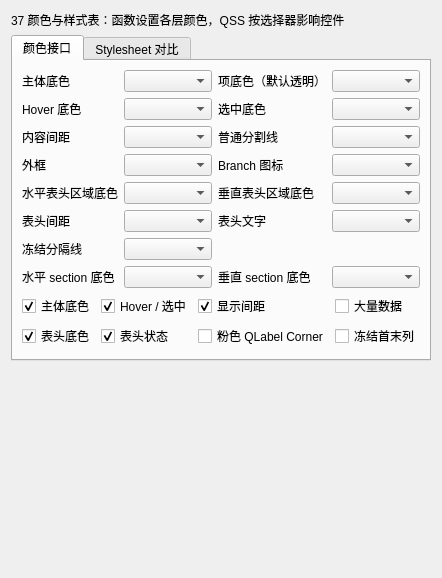
<?xml version='1.0' encoding='utf-8'?>
<ui version="4.0">
 <class>TreetableColors</class>
 <widget class="QWidget" name="TreetableColors">
  <layout class="QVBoxLayout" name="pageLayout">
   <item>
    <widget class="QLabel" name="titleLabel">
     <property name="text">
      <string>37 颜色与样式表：函数设置各层颜色，QSS 按选择器影响控件</string>
     </property>
     <property name="wordWrap">
      <bool>true</bool>
     </property>
    </widget>
   </item>
   <item>
    <widget class="QTabWidget" name="tabs">
     <widget class="QWidget" name="colorsTab">
      <attribute name="title">
       <string>颜色接口</string>
      </attribute>
      <layout class="QVBoxLayout" name="optionsLayout">
       <item>
        <layout class="QGridLayout" name="colorsLayout">
         <item row="0" column="0">
          <widget class="QLabel" name="bodyColorLabel">
           <property name="text">
            <string>主体底色</string>
           </property>
          </widget>
         </item>
         <item row="0" column="1">
          <widget class="QComboBox" name="bodyColor" />
         </item>
         <item row="0" column="2">
          <widget class="QLabel" name="itemColorLabel">
           <property name="text">
            <string>项底色（默认透明）</string>
           </property>
          </widget>
         </item>
         <item row="0" column="3">
          <widget class="QComboBox" name="itemColor" />
         </item>
         <item row="1" column="0">
          <widget class="QLabel" name="hoverColorLabel">
           <property name="text">
            <string>Hover 底色</string>
           </property>
          </widget>
         </item>
         <item row="1" column="1">
          <widget class="QComboBox" name="hoverColor" />
         </item>
         <item row="1" column="2">
          <widget class="QLabel" name="selectedColorLabel">
           <property name="text">
            <string>选中底色</string>
           </property>
          </widget>
         </item>
         <item row="1" column="3">
          <widget class="QComboBox" name="selectedColor" />
         </item>
         <item row="2" column="0">
          <widget class="QLabel" name="gapColorLabel">
           <property name="text">
            <string>内容间距</string>
           </property>
          </widget>
         </item>
         <item row="2" column="1">
          <widget class="QComboBox" name="gapColor" />
         </item>
         <item row="2" column="2">
          <widget class="QLabel" name="lineColorLabel">
           <property name="text">
            <string>普通分割线</string>
           </property>
          </widget>
         </item>
         <item row="2" column="3">
          <widget class="QComboBox" name="lineColor" />
         </item>
         <item row="3" column="0">
          <widget class="QLabel" name="frameColorLabel">
           <property name="text">
            <string>外框</string>
           </property>
          </widget>
         </item>
         <item row="3" column="1">
          <widget class="QComboBox" name="frameColor" />
         </item>
         <item row="3" column="2">
          <widget class="QLabel" name="branchColorLabel">
           <property name="text">
            <string>Branch 图标</string>
           </property>
          </widget>
         </item>
         <item row="3" column="3">
          <widget class="QComboBox" name="branchColor" />
         </item>
         <item row="4" column="0">
          <widget class="QLabel" name="horizontalColorLabel">
           <property name="text">
            <string>水平表头区域底色</string>
           </property>
          </widget>
         </item>
         <item row="4" column="1">
          <widget class="QComboBox" name="horizontalColor" />
         </item>
         <item row="4" column="2">
          <widget class="QLabel" name="verticalColorLabel">
           <property name="text">
            <string>垂直表头区域底色</string>
           </property>
          </widget>
         </item>
         <item row="4" column="3">
          <widget class="QComboBox" name="verticalColor" />
         </item>
         <item row="5" column="0">
          <widget class="QLabel" name="headerGapColorLabel">
           <property name="text">
            <string>表头间距</string>
           </property>
          </widget>
         </item>
         <item row="5" column="1">
          <widget class="QComboBox" name="headerGapColor" />
         </item>
         <item row="5" column="2">
          <widget class="QLabel" name="headerTextColorLabel">
           <property name="text">
            <string>表头文字</string>
           </property>
          </widget>
         </item>
         <item row="5" column="3">
          <widget class="QComboBox" name="headerTextColor" />
         </item>
         <item row="6" column="0">
          <widget class="QLabel" name="dividerColorLabel">
           <property name="text">
            <string>冻结分隔线</string>
           </property>
          </widget>
         </item>
         <item row="6" column="1">
          <widget class="QComboBox" name="dividerColor" />
         </item>
         <item row="7" column="0">
          <widget class="QLabel" name="horizontalSectionColorLabel">
           <property name="text">
            <string>水平 section 底色</string>
           </property>
          </widget>
         </item>
         <item row="7" column="1">
          <widget class="QComboBox" name="horizontalSectionColor" />
         </item>
         <item row="7" column="2">
          <widget class="QLabel" name="verticalSectionColorLabel">
           <property name="text">
            <string>垂直 section 底色</string>
           </property>
          </widget>
         </item>
         <item row="7" column="3">
          <widget class="QComboBox" name="verticalSectionColor" />
         </item>
        </layout>
       </item>
       <item>
        <layout class="QGridLayout" name="switchesLayout">
         <item row="0" column="0">
          <widget class="QCheckBox" name="bodyVisible">
           <property name="text">
            <string>主体底色</string>
           </property>
           <property name="checked">
            <bool>true</bool>
           </property>
          </widget>
         </item>
         <item row="0" column="1">
          <widget class="QCheckBox" name="statesVisible">
           <property name="text">
            <string>Hover / 选中</string>
           </property>
           <property name="checked">
            <bool>true</bool>
           </property>
          </widget>
         </item>
         <item row="0" column="2">
          <widget class="QCheckBox" name="gaps">
           <property name="text">
            <string>显示间距</string>
           </property>
           <property name="checked">
            <bool>true</bool>
           </property>
          </widget>
         </item>
         <item row="0" column="3">
          <widget class="QCheckBox" name="manyRows">
           <property name="text">
            <string>大量数据</string>
           </property>
           <property name="checked">
            <bool>false</bool>
           </property>
          </widget>
         </item>
         <item row="1" column="0">
          <widget class="QCheckBox" name="headersVisible">
           <property name="text">
            <string>表头底色</string>
           </property>
           <property name="checked">
            <bool>true</bool>
           </property>
          </widget>
         </item>
         <item row="1" column="1">
          <widget class="QCheckBox" name="headerStates">
           <property name="text">
            <string>表头状态</string>
           </property>
           <property name="checked">
            <bool>true</bool>
           </property>
          </widget>
         </item>
         <item row="1" column="2">
          <widget class="QCheckBox" name="customCorner">
           <property name="text">
            <string>粉色 QLabel Corner</string>
           </property>
           <property name="checked">
            <bool>false</bool>
           </property>
          </widget>
         </item>
         <item row="1" column="3">
          <widget class="QCheckBox" name="frozen">
           <property name="text">
            <string>冻结首末列</string>
           </property>
           <property name="checked">
            <bool>false</bool>
           </property>
          </widget>
         </item>
        </layout>
       </item>
      </layout>
     </widget>
     <widget class="QWidget" name="qssTab">
      <attribute name="title">
       <string>Stylesheet 对比</string>
      </attribute>
      <layout class="QVBoxLayout" name="qssLayout">
       <item>
        <widget class="QComboBox" name="preset">
         <item>
          <property name="text">
           <string>无样式表</string>
          </property>
         </item>
         <item>
          <property name="text">
           <string>仅 View：绿色背景</string>
          </property>
         </item>
         <item>
          <property name="text">
           <string>仅 View：渐变背景</string>
          </property>
         </item>
         <item>
          <property name="text">
           <string>仅 Viewport：粉色背景</string>
          </property>
         </item>
         <item>
          <property name="text">
           <string>仅业务 QLabel：橙色背景</string>
          </property>
         </item>
         <item>
          <property name="text">
           <string>宽泛 QWidget：所有子控件蓝色背景</string>
          </property>
         </item>
         <item>
          <property name="text">
           <string>滚动条：紫色背景</string>
          </property>
         </item>
         <item>
          <property name="text">
           <string>QHeaderView::section：不匹配本框架表头</string>
          </property>
         </item>
         <item>
          <property name="text">
           <string>整条表头：浅绿背景</string>
          </property>
         </item>
         <item>
          <property name="text">
           <string>默认名称：表头 section 文字</string>
          </property>
         </item>
         <item>
          <property name="text">
           <string>默认名称：section 与 corner 背景</string>
          </property>
         </item>
         <item>
          <property name="text">
           <string>整条表头：渐变背景</string>
          </property>
         </item>
         <item>
          <property name="text">
           <string>整条表头：透明背景</string>
          </property>
         </item>
         <item>
          <property name="text">
           <string>View 与 Viewport：半透明叠加</string>
          </property>
         </item>
         <item>
          <property name="text">
           <string>View 与 Viewport：内容渐变</string>
          </property>
         </item>
        </widget>
       </item>
       <item>
        <widget class="QPlainTextEdit" name="qssEditor">
         <property name="maximumHeight">
          <number>125</number>
         </property>
         <property name="placeholderText">
          <string>编辑 QSS 后点击应用；仅设置到下方示例 View。</string>
         </property>
        </widget>
       </item>
       <item>
        <layout class="QHBoxLayout" name="qssButtons">
         <item>
          <widget class="QPushButton" name="applyQss">
           <property name="text">
            <string>应用 QSS</string>
           </property>
          </widget>
         </item>
         <item>
          <widget class="QPushButton" name="clearQss">
           <property name="text">
            <string>清除 QSS</string>
           </property>
          </widget>
         </item>
        </layout>
       </item>
       <item>
        <widget class="QLabel" name="qssHint">
         <property name="wordWrap">
          <bool>true</bool>
         </property>
        </widget>
       </item>
      </layout>
     </widget>
    </widget>
   </item>
   <item>
    <widget class="QLabel" name="statusLabel">
     <property name="wordWrap">
      <bool>true</bool>
     </property>
     <property name="textInteractionFlags">
      <set>Qt::TextSelectableByMouse</set>
     </property>
    </widget>
   </item>
   <item>
    <widget class="QWidget" name="previewHost">
     <property name="minimumSize">
      <size>
       <width>0</width>
       <height>180</height>
      </size>
     </property>
     <layout class="QVBoxLayout" name="previewLayout">
      <property name="leftMargin">
       <number>12</number>
      </property>
      <property name="topMargin">
       <number>12</number>
      </property>
      <property name="rightMargin">
       <number>12</number>
      </property>
      <property name="bottomMargin">
       <number>12</number>
      </property>
     </layout>
    </widget>
   </item>
  </layout>
 </widget>
 <resources />
 <connections />
</ui>
